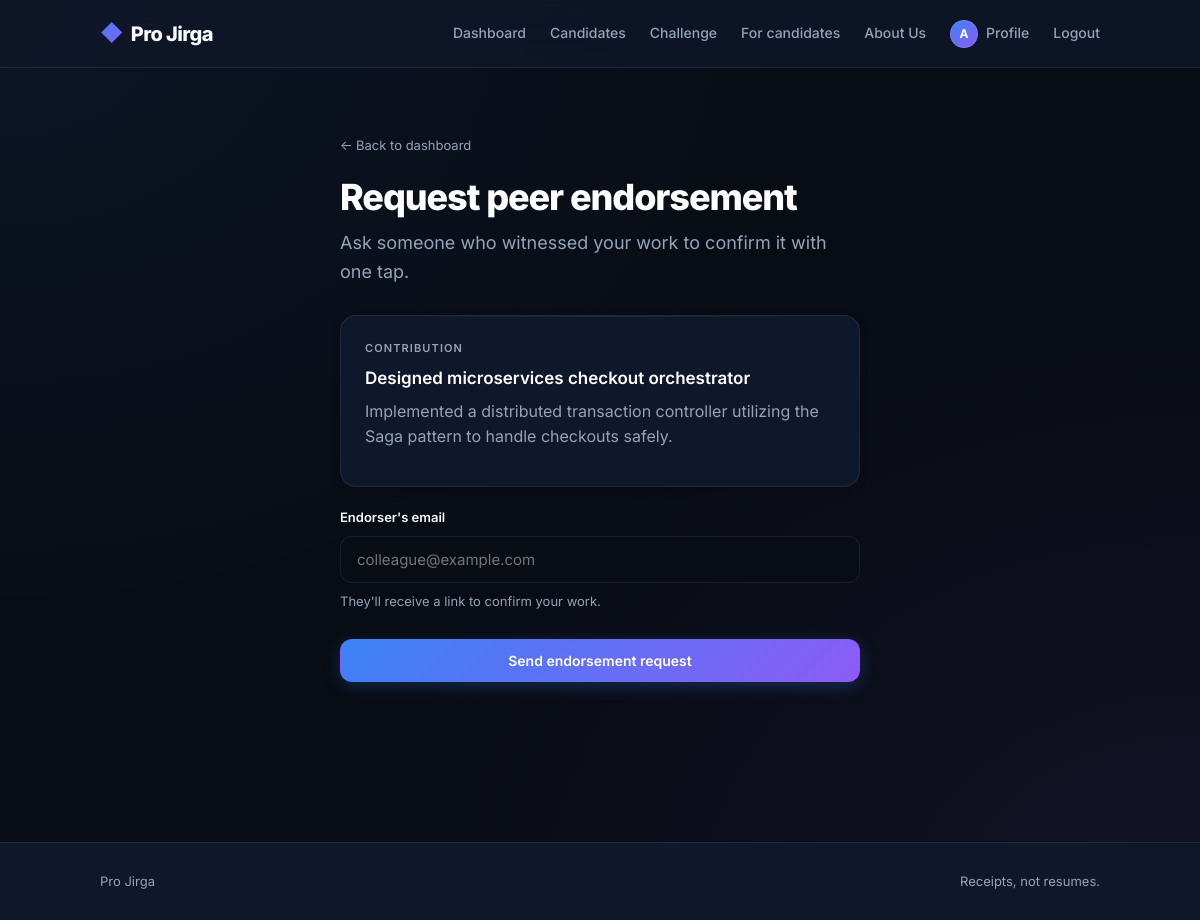
The app's page /contributions/3/request-endorsement (signed in) with its own data.
### tables this page shows
CREATE TABLE user (
        id INTEGER PRIMARY KEY AUTOINCREMENT,
        name TEXT NOT NULL,
        email TEXT UNIQUE NOT NULL,
        email_verified INTEGER DEFAULT 0,
        user_type TEXT NOT NULL,
        field TEXT NOT NULL,
        github_username TEXT,
        credibility_score REAL DEFAULT 0,
        match_score REAL DEFAULT 0,
        created_at TEXT NOT NULL
    );

CREATE TABLE contribution (
        id INTEGER PRIMARY KEY AUTOINCREMENT,
        user_id INTEGER NOT NULL,
        title TEXT NOT NULL,
        description TEXT,
        proof_type TEXT DEFAULT 'manual',
        complexity_weight REAL DEFAULT 1.0,
        created_at TEXT NOT NULL,
        FOREIGN KEY (user_id) REFERENCES user (id)
    );

### Backend/app.py (the view, shortened to what this page needs)
@app.route("/contributions/<int:contribution_id>/request-endorsement", methods=["GET", "POST"])
@login_required
def request_endorsement_page(contribution_id):
    db = get_db()
    contribution = db.execute("SELECT * FROM contribution WHERE id = ?", (contribution_id,)).fetchone()
    if not contribution:
        abort(404)
    user = get_current_user()
    if contribution["user_id"] != user["id"]:
        abort(403)
    return render_template("request_endorsement.html", contribution=contribution)

### Backend/app.py (called while the page is built)
def get_db():
    if "db" not in g:
        g.db = sqlite3.connect(DB_PATH)
        g.db.row_factory = sqlite3.Row
    return g.db

def get_current_user():
    user_id = session.get("user_id")
    if not user_id:
        return None
    return get_db().execute("SELECT * FROM user WHERE id = ?", (user_id,)).fetchone()

def login_required(f):
    @wraps(f)
    def wrapped(*args, **kwargs):
        if not get_current_user():
            flash("Please sign in to continue.", "warning")
            return redirect(url_for("landing"))
        return f(*args, **kwargs)
    return wrapped

@app.context_processor
def inject_globals():
    user = get_current_user()
    return {
        "current_user": user,
        "normalized_credibility": normalized_credibility,
        "time_ago": time_ago,
    }

### Frontend/templates/request_endorsement.html (shortened to what this page needs)
{% extends "base.html" %}
{% block content %}
<section class="narrow">
  <a href="{{ url_for('dashboard') }}" class="back">← Back to dashboard</a>
  <h1>Request peer endorsement</h1>
  <p class="lede">Ask someone who witnessed your work to confirm it with one tap.</p>
  <div class="card">
    <p class="label small">Contribution</p>
    <h3>{{ contribution.title }}</h3>
    {% if contribution.description %}
    <p class="muted">{{ contribution.description }}</p>
    {% endif %}
  </div>
  <form action="{{ url_for('request_endorsement_page', contribution_id=contribution.id) }}" method="post" class="form">
    <div class="field">
      <label for="endorser_email" class="label">Endorser's email</label>
      <input type="email" id="endorser_email" name="endorser_email"
             placeholder="colleague@example.com" required>
      <p class="hint">They'll receive a link to confirm your work.</p>
    </div>
    <div class="form-actions">
      <button type="submit" class="btn btn-primary btn-block">Send endorsement request</button>
    </div>
  </form>
</section>
{% endblock %}

### Frontend/templates/base.html (shortened to what this page needs)
<!DOCTYPE html>
<html lang="en">
<head>
  <link rel="stylesheet" href="{{ url_for('static', filename='css/style.css') }}">
</head>
<body>
  <header class="nav">
    <div class="nav-inner">
      <a href="{{ url_for('dashboard') if current_user else url_for('landing') }}" class="logo">
        <span class="logo-mark">◆</span> Pro Jirga
      </a>
      {% if current_user %}
      <nav class="nav-links" aria-label="Primary navigation">
        <a href="{{ url_for('dashboard') }}">Dashboard</a>
        <a href="{{ url_for('company_view') }}">Candidates</a>
        <a href="{{ url_for('challenge_page') }}">Challenge</a>
        <a href="{{ url_for('dashboard') }}" class="muted">For candidates</a>
        <a href="{{ url_for('about') }}" class="muted">About Us</a>
        <a href="{{ url_for('profile', username=current_user.github_username or current_user.email.split('@')[0]) }}" class="nav-profile">
          <span class="avatar xs">{{ current_user.name[0]|upper }}</span>
          Profile
        </a>
        <a href="{{ url_for('logout') }}" class="muted">Logout</a>
      </nav>
      {% else %}
      <nav class="nav-links" aria-label="Primary navigation">
        <a href="{{ url_for('landing') }}">For candidates</a>
        <a href="{{ url_for('company_view') }}">For companies</a>
        <a href="{{ url_for('about') }}">About Us</a>
      </nav>
      {% endif %}
    </div>
  </header>
  <main class="main">
    {% block content %}{% endblock %}
  </main>
  <footer class="footer">
    <div class="footer-inner">
      <span>Pro Jirga</span>
      <span class="muted">Receipts, not resumes.</span>
    </div>
  </footer>
</body>
</html>

### records on screen
user: name "A"
contribution: title "Designed microservices checkout orchestrator", description "Implemented a distributed transaction controller utilizing the Saga pattern to handle checkouts safely."
